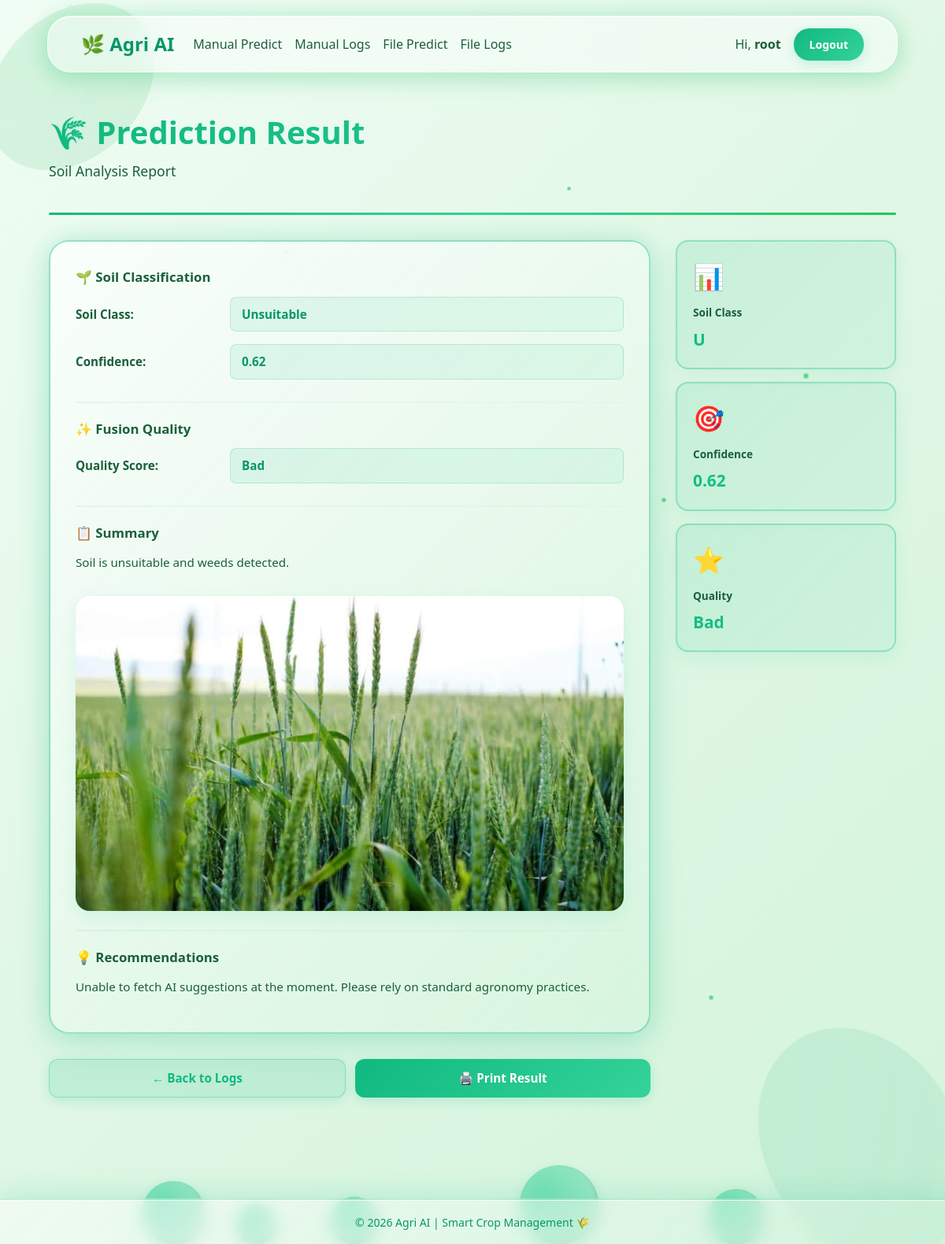
The app's page /result/2/ (signed in) with its own data.
### core/models.py (models this page shows)
class PredictionRecord(models.Model):
    user = models.ForeignKey(User, on_delete=models.CASCADE)
    soil = models.ForeignKey(SoilInput, on_delete=models.CASCADE)
    image = models.ForeignKey(ImageInput, on_delete=models.CASCADE)
    soil_score = models.FloatField(null=True, blank=True)           # P
    soil_class = models.CharField(max_length=50, null=True, blank=True)
    weed_presence = models.BooleanField(default=False)              # Q
    weed_details_json = models.JSONField(null=True, blank=True)
    fusion_quality = models.CharField(max_length=20)                # good/bad
    fusion_summary_text = models.TextField()
    suggestions_text = models.TextField()
    confidences_json = models.JSONField(null=True, blank=True)
    created_at = models.DateTimeField(auto_now_add=True)

class ImageInput(models.Model):
    user = models.ForeignKey(User, on_delete=models.CASCADE)
    image = models.ImageField(upload_to="uploads/")
    capture_date = models.DateField(null=True, blank=True)
    notes = models.TextField(null=True, blank=True)
    created_at = models.DateTimeField(auto_now_add=True)

### core/views.py (the view)
# urls.py: path("result/<int:pk>/", views.result_view, name="result"),
@login_required
def result_view(request, pk):
    record = get_object_or_404(PredictionRecord, pk=pk)
    image = get_object_or_404(ImageInput, pk=pk)
    fusion_summary_html = markdown2.markdown(record.fusion_summary_text or "")
    suggestions_html = markdown2.markdown(record.suggestions_text or "")
    return render(request, "core/result.html", {
        "record": record,
        "fusion_summary_html": fusion_summary_html,
        "suggestions_html": suggestions_html,
        "image": image,
    })

### templates/core/result.html (shortened to what this page needs)
{% extends 'base.html' %}
{% block content %}
<div class="result-container">
  <div class="result-header">
    <h2>🌾 Prediction Result</h2>
    <p>Soil Analysis Report</p>
  </div>
  <hr class="result-divider" />
  <div class="result-wrapper">
    <div>
      <div class="result-card">
        <div class="result-section">
          <div class="section-header">
            🌱 Soil Classification
          </div>
          <div class="info-row">
            <div class="info-label">Soil Class:</div>
            <div class="info-value">{{ record.soil_class }}</div>
          </div>
          <div class="info-row">
            <div class="info-label">Confidence:</div>
            <div class="info-value">{{ record.confidences_json.soil_confidence }}</div>
          </div>
        </div>
        <hr class="section-divider" />
        <div class="result-section">
          <div class="section-header">
            ✨ Fusion Quality
          </div>
          <div class="info-row">
            <div class="info-label">Quality Score:</div>
            <div class="info-value">{{ record.fusion_quality }}</div>
          </div>
        </div>
        <hr class="section-divider" />
        <div class="result-section">
          <div class="section-header">
            📋 Summary
          </div>
          <div class="content-text">
            {{ fusion_summary_html|safe }}
          </div>
        </div>
        <div class="image-card">
          <img src="{{ image.image.url }}" alt="Soil analysis image">
        </div>
        <hr class="section-divider" />
        <div class="result-section">
          <div class="section-header">
            💡 Recommendations
          </div>
          <div class="content-text">
            {{ suggestions_html|safe }}
          </div>
        </div>
      </div>
      <div class="action-buttons">
        <a href="{% url 'logs' %}" class="action-btn action-btn-secondary">
          ← Back to Logs
        </a>
        <button onclick="window.print()" class="action-btn">
          🖨️ Print Result
        </button>
      </div>
    </div>
    <div class="result-sidebar">
      <div class="stat-card">
        <span class="stat-icon">📊</span>
        <div class="stat-label">Soil Class</div>
        <div class="stat-value">{{ record.soil_class|slice:":1" }}</div>
      </div>
      <div class="stat-card">
        <span class="stat-icon">🎯</span>
        <div class="stat-label">Confidence</div>
        <div class="stat-value">{{ record.confidences_json.soil_confidence|slice:":3" }}</div>
      </div>
      <div class="stat-card">
        <span class="stat-icon">⭐</span>
        <div class="stat-label">Quality</div>
        <div class="stat-value">{{ record.fusion_quality|slice:":3" }}</div>
      </div>
    </div>
  </div>
</div>
{% endblock %}

### templates/base.html (shortened to what this page needs)
{% load static %}
<!doctype html>
<html lang="en">
<head>
  <link href="https://cdn.jsdelivr.net/npm/bootstrap@5.3.3/dist/css/bootstrap.min.css" rel="stylesheet">
</head>
<body>
  <div class="animated-bg"></div>
  <div class="leaf-decoration leaf-top-left">
  </div>
  <div class="leaf-decoration leaf-bottom-right">
  </div>
  <div class="particles-container">
    <div class="particle particle-1"></div>
    <div class="particle particle-2"></div>
    <div class="particle particle-4"></div>
    <div class="particle particle-6"></div>
    <div class="particle particle-8"></div>
  </div>
  <div class="bubble bubble1"></div>
  <div class="bubble bubble2"></div>
  <div class="bubble bubble3"></div>
  <div class="bubble bubble4"></div>
  <div class="bubble bubble5"></div>
  <nav class="navbar navbar-expand-lg navbar-pro navbar-floating">
    <div class="container-fluid">
      <a class="navbar-brand" href="{% url 'home' %}">🌿 Agri AI</a>
      <div class="collapse navbar-collapse" id="navbarNav">
        <ul class="navbar-nav me-auto">
          <li class="nav-item"><a class="nav-link" href="{% url 'predict' %}">Manual Predict</a></li>
          <li class="nav-item"><a class="nav-link" href="{% url 'logs' %}">Manual Logs</a></li>
          <li class="nav-item"><a class="nav-link" href="{% url 'predict_file' %}">File Predict</a></li>
          <li class="nav-item"><a class="nav-link" href="{% url 'pdf_logs' %}">File Logs</a></li>
        </ul>
        <ul class="navbar-nav align-items-center">
          {% if request.user.is_authenticated %}
            <li class="nav-item"><span class="navbar-text me-3">Hi, <strong>{{ request.user.username }}</strong></span></li>
            <li class="nav-item">
                <form action="{% url 'logout' %}" method="post" class="d-inline">
                    <button type="submit" class="btn btn-pro btn-sm">Logout</button>
                </form>
            </li>
          {% else %}
            <li class="nav-item"><a class="btn btn-pro me-2" href="{% url 'login' %}">Login</a></li>
            <li class="nav-item"><a class="btn btn-pro" href="{% url 'signup' %}">Signup</a></li>
          {% endif %}
        </ul>
      </div>
    </div>
  </nav>
  <div class="container mt-4 mb-5">
    {% block content %}{% endblock %}
  </div>
  <footer class="mt-auto py-3 text-center">
    <div class="container">
      <small>© 2026 Agri AI | Smart Crop Management 🌾</small>
    </div>
  </footer>
</body>
</html>

### records on screen
PredictionRecord: soil_class "Unsuitable", confidences_json.soil_confidence "0.62", fusion_quality "Bad", fusion_summary_text "Soil is unsuitable and weeds detected.", suggestions_text "Unable to fetch AI suggestions at the moment. Please rely on standard agronomy practices.", soil_class "U"
ImageInput: image (picture)

### other values on screen
{{ request.user.username }} "root"
